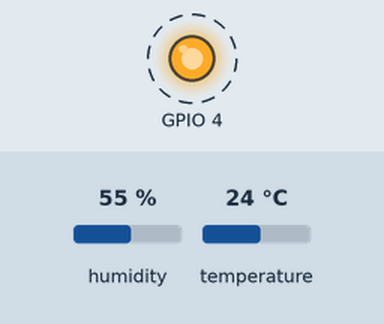
Bench run of a program on a simulated ESP32. On the bench: output pins drawn as LEDs (lit = HIGH). Dashed ring = blinking. The test bench sets the inputs (shaded band); at power-on: humidity 55 %, temperature 24 °C. WiFi joins after 1.5 s; servers stay silent unless stated; uploads are accepted with an empty reply; what the program prints to the serial monitor is not drawn.

Above: at 1.66 s.
Timing chart, 0 to 4.5 s (numbered marks = the images above):
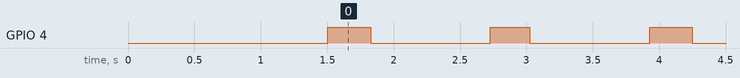

The program:

main.cpp
```cpp
#include <Arduino.h>
#include <WiFi.h>
#include <HTTPClient.h>
#include <Adafruit_Sensor.h>
#include <DHT.h>
#include <DHT_U.h>

#define DHTTYPE    DHT11
#define DHTPIN     5

HTTPClient http;
DHT dht(DHTPIN, DHTTYPE);
int humid = 0;
int temp = 0;

void setup() {

  Serial.begin(9600);
  pinMode(4, OUTPUT);

  WiFi.begin("Luitel 2G", "binu@123");
  Serial.println("Connecting");
  while(WiFi.status() != WL_CONNECTED) {
    delay(500);
    Serial.print(".");
  }
  Serial.println(WiFi.localIP());
  dht.begin();
}

void send_temprature_readings(){
  http.begin("http://192.168.101.13:8080/api/add");
  http.addHeader("Content-Type", "application/x-www-form-urlencoded");
  char parameters[1024];
  sprintf(parameters, "humidity=%d&temprature=%d", humid, temp);
  int httpResponseCode = http.POST(parameters);
  Serial.println("HTTP Response code: " + String(httpResponseCode));
  Serial.println("Response body: " + http.getString());
  http.end();
}

void read_temp(){
  humid = dht.readHumidity();
  temp = dht.readTemperature();
  if (isnan(humid) || isnan(temp) ) {
    Serial.println(F("Failed to read from DHT sensor!"));
    return;
  }
  Serial.println(temp);
  Serial.println(humid);
}

void loop() {
  Serial.println("hello from esp32");
  digitalWrite(4, HIGH);
  read_temp();
  send_temprature_readings();
  delay(100);
  digitalWrite(4, LOW);
  delay(900);
}
```

Measured:
- by itself, GPIO 4: alternates HIGH for 0.31 s and LOW for 0.90 s
